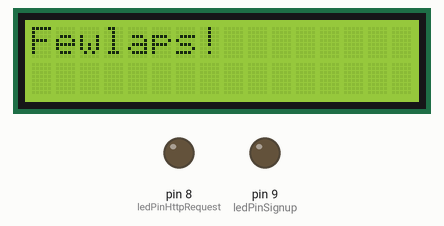
The sketch below on a simulated Arduino Leonardo, built with avr-gcc and run on an emulated ATmega32U4. Parts: 16×2 character LCD, output pins drawn as LEDs (lit = HIGH). Dashed ring = blinking. WiFi joins after 1.5 s; servers stay silent unless stated; uploads are accepted with an empty reply.

Above: at 0.1 s.
At 2.1 s:
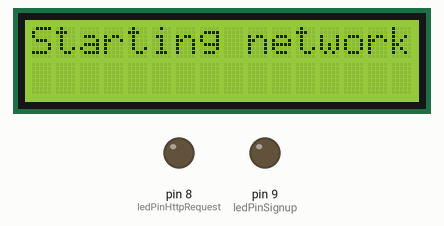
At 5.1 s:
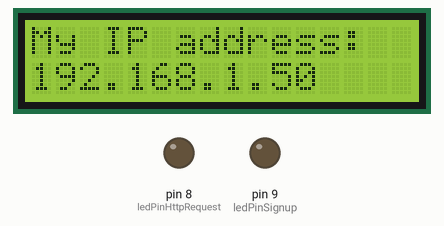
At 10.2 s:
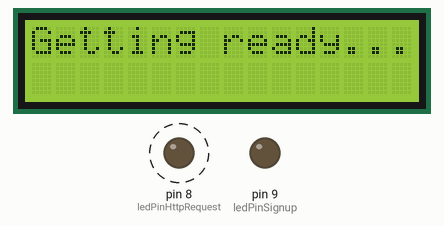
Timing chart, 0 to 40.0 s (numbered marks = the images above):
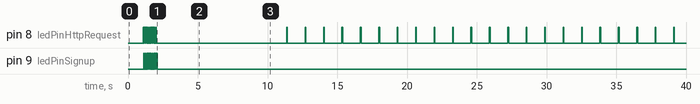

Measured:
- by itself, pin 8 (ledPinHttpRequest): goes 9 × (LOW 0.05 s, HIGH 0.05 s), LOW 9.3 s, 21 × (HIGH 0.05 s, LOW 1.3 s), HIGH 0.05 s, then LOW
- what the display in image 1 shows lasts 2.0 s, from 2.1 s to 4.1 s
- what the display in image 2 shows lasts 5.0 s, from 5.1 s to 10.1 s

The sketch:

quitnow-users.ino
```cpp
/*

  QuitNow! users counter: a wonderful way of getting
  the total QuitNow! Community users, printing it
  to an LCD screen, and switching a LED when a new
  user signs up on the Community

 Circuit:
 * Ethernet shield attached to pins 10, 11, 12, 13
 * LCD screen attached to pins 2, 3, 4, 5, 6
 * Two leds attatched to pins 8, 9

 created 22 July 2015 by Roc Boronat

*/

#include <LiquidCrystal.h>
#include <SPI.h>
#include <Ethernet.h>

byte mac[] = { 0xFE, 0x31, 0xAB, 0x50, 0xBA, 0xBE };
char server[] = "powergrid.fewlaps.com";
String response;

const int ledPinHttpRequest = 8;
const int ledPinSignup = 9;

const int numRows = 2;
const int numCols = 16;
LiquidCrystal lcd(7, 6, 5, 4, 3, 2);

IPAddress ip(192, 168, 2, 42); // Set the static IP address to use if the DHCP fails to assign
EthernetClient client;

void setup() {
  Serial.begin(9600);
  lcd.begin(numCols, numRows);
  clearLCDAndPrint("Fewlaps!");

  delay(1000);

  while (!Serial) {
    ; // wait for serial port to connect. Needed for Leonardo only
  }

  clearLCDAndPrint("Checking leds...");
  pinMode(ledPinHttpRequest, OUTPUT);
  pinMode(ledPinSignup, OUTPUT);

  checkLeds();

  clearLCDAndPrint("Starting network...");
  delay(500);
  if (Ethernet.begin(mac) == 0) {
    clearLCDAndPrint("DHCP failed!");
    Ethernet.begin(mac, ip);
  } else {
    clearLCDAndPrint("DHCP worked!");
  }

  delay(1000);
  printLocalIP();

  delay(5000);
  clearLCDAndPrint("Getting ready...");
}

void loop()
{
  delay(1000);

  if (client.connect(server, 80)) {
    client.println("GET /quitnow-server/countUsers HTTP/1.1");
    client.println("Host: powergrid.fewlaps.com");
    client.println("Connection: close");
    client.println();
  }

  // if there are incoming bytes available
  // from the server, read them and print them:
  response = "";
  while (client.available()) {
    char c = client.read();
    if (c != '?') {
      response += c;
    }
  }

  processAnswer(response);

  // if the server's disconnected, stop the client:
  if (!client.connected()) {
    client.flush();
    client.stop();
  }
}

void processAnswer(String s) {
  switchOnLed(ledPinHttpRequest);
  int index = s.indexOf("7");

  if (index != -1 && index > 100) { //To ignore invalid results
    String start = s.substring(index + 1);
    String result = start.substring(0, start.length() - 5);
    result.trim();

    Serial.println(result);
    updateQuittersLCD(result);
  }
}

void clearLCDAndPrint(String s) {
  lcd.clear();
  lcd.setCursor(0, 0);
  lcd.print(s);
}

boolean firstLinePrinted = false;
String lastPrintedValue = "";
void updateQuittersLCD(String s) {
  if (!firstLinePrinted) {
    lcd.clear();
    lcd.setCursor(0, 0);
    lcd.print("QuitNow! users:");
    firstLinePrinted = true;
  }

  if (!s.equals(lastPrintedValue)) {
    lcd.setCursor(0, 1);
    lcd.print("     " + s);
    lastPrintedValue = s;
    switchOnLed(ledPinSignup, 2000); //It's the party time!
  }
}

void printLocalIP() {
  clearLCDAndPrint("My IP address:");
  lcd.setCursor(0, 1);
  lcd.print(Ethernet.localIP());
}

void checkLeds() {
  int i = 0;
  while (i < 10) {
    switchOnLed(ledPinHttpRequest);
    switchOnLed(ledPinSignup);
    i++;
  }
}

void switchOnLed(int pin) {
  switchOnLed(pin, 50);
}
void switchOnLed(int pin, int duration) {
  digitalWrite(pin, HIGH);
  delay(duration);
  digitalWrite(pin, LOW);
}
```
